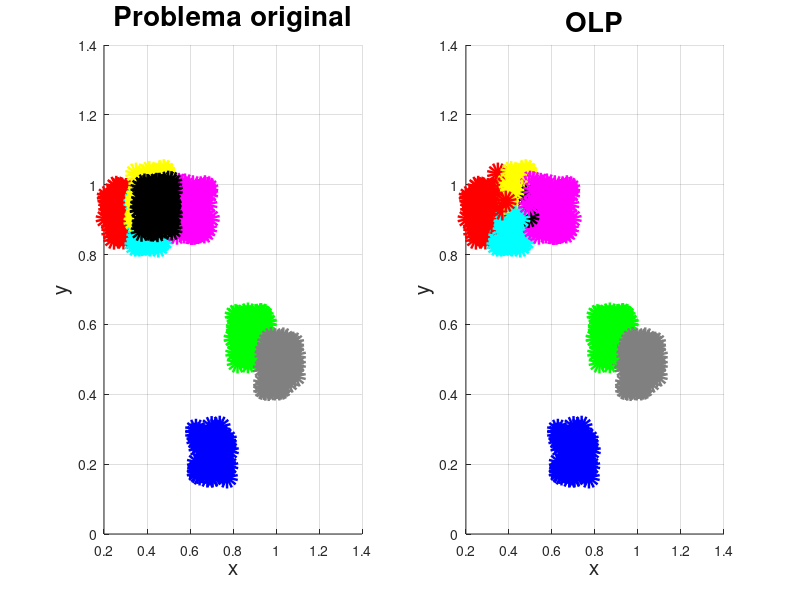

Recreate this plot in MATLAB.
% Ian Mu;oz Nu;ez - Perceptron Unicapa
% Desarrollar un codigo en el que un perceptron unicapa sea
% capaz de clasificar multiples grupos utilizando la funcion
% softmax
%            z_j
%           e
% y_j = ----------
%         m
%        ---
%        \    z_i
%        /   e
%        ---
%        i=1

close all
clear
clc

clases = 8; % Numero de clases deseadas
p = 80; % Numero de patrones por clase
n_inputs = 2; % Numero de entradas de la red
n_outputs = clases; % Numero de salidas de la red

% Llenado de los patrones de entrada y la salida deseada
for i= 1:clases
    seed = rand(2,1);
    x(:, (p*i)-(p-1):p*i) = seed + 0.15*rand(n_inputs,p);
    d(i, (p*i)-(p-1):p*i) = ones(1,p);
end

a = 1; % Parametro para modificar el comportamiento de una funcion
eta = 1; % Factor de aprendizaje de la red
epocas = 1000; % Numero de iteraciones deseadas
xl = -2; % Limite inferior para los pesos y bias
xu = 2; % Limite superior para los pesos y bias
w = xl + (xu-xl)*rand(n_inputs,n_outputs); % Pesos sinapticos
b = xl + (xu-xl)*rand(n_outputs,1); % Bias
p = size(x,2); % Numero de patrones de entrada

for epoca= 1:epocas
    v = w' * x + b; % Interaccion de la entrada con los pesos y el bias
    y = exp(v-max(v,[],1))./(sum(exp(v-max(v,[],1)),1)); % Salida de la funcion
    dy = ones(size(v)); % Derivada de la funcion

    e = (d - y).*dy; % Error obtenido entre la salida deseada y la obtenida
    w = w + ((eta/p)*(e*x'))'; % Ajuste de los pesos sinapticos
    b = b + (eta/p)*sum(e,2); % Ajuste del bias
end

colors = [1 0 0; 0 1 0; 0 0 1; 0 1 1; 1 0 1; 1 1 0; 0 0 0; 0.5 0.5 0.5]; % Colores para diferenciar los grupos

figure(1)

subplot(121)
hold on
grid on

[_, yc] = max(d);
for i= 1:size(x,2)
    plot(x(1,i), x(2,i), 'o', 'Color', colors(yc(i),:), 'LineWidth', 8, 'MarkerSize', 8) % Grafica de los patrones de entrada
end

title("Problema original", 'FontSize', 20)
xlabel('x', 'FontSize', 15)
ylabel('y', 'FontSize', 15)

subplot(122)
hold on
grid on

[_, yc] = max(y);
for i= 1:size(x,2)
    plot(x(1,i), x(2,i), 'o', 'Color', colors(yc(i),:), 'LineWidth', 8, 'MarkerSize', 8) % Grafica de los grupos clasificados
end

title("OLP", 'FontSize', 20)
xlabel('x', 'FontSize', 15)
ylabel('y', 'FontSize', 15)

